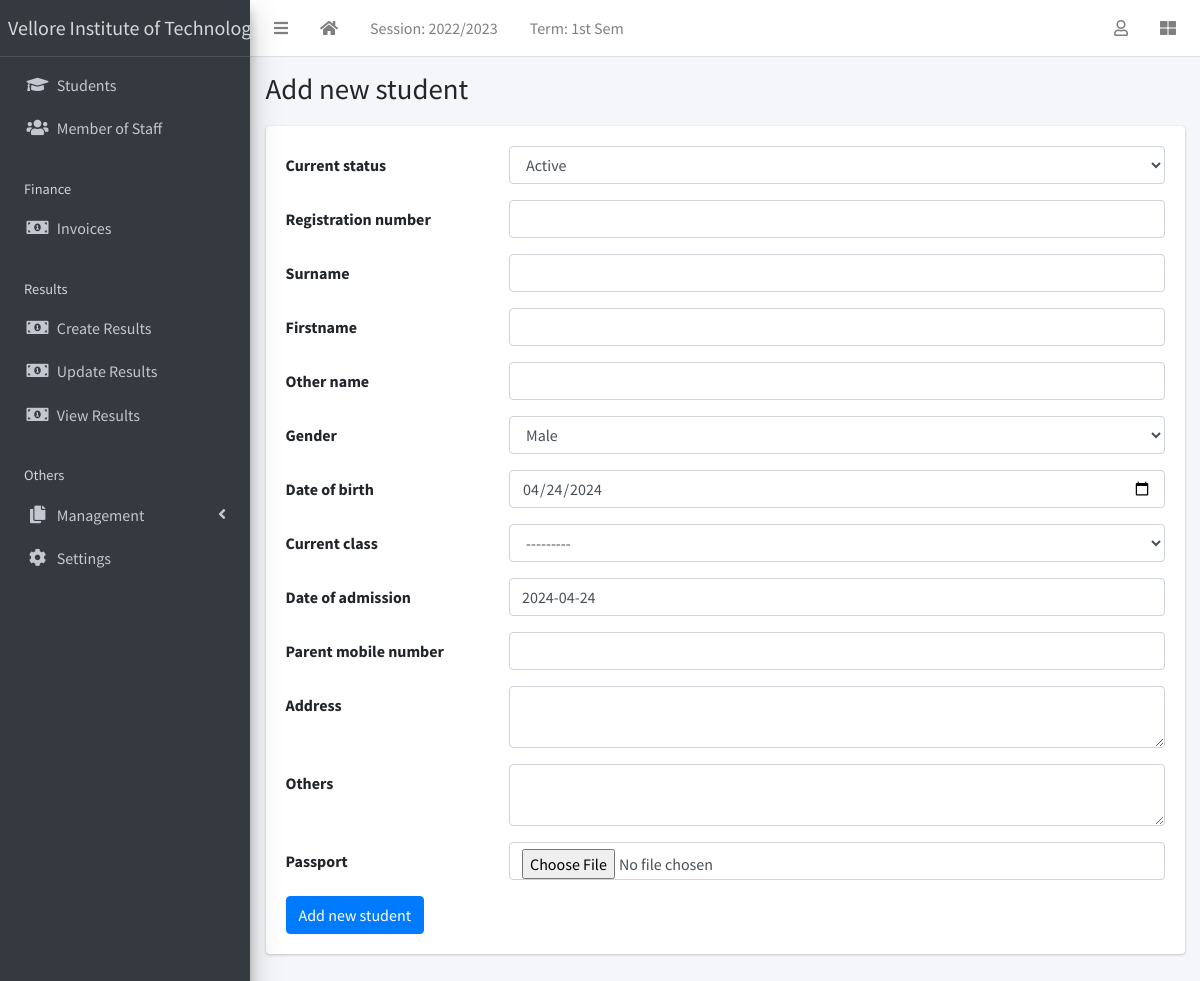
/student/create/ (signed in), run on the app's committed database.
### apps/corecode/models.py (models this page shows, shortened)
class AcademicSession(models.Model):
    name = models.CharField(max_length=200, unique=True)
    current = models.BooleanField(default=True)
    class Meta:
        ordering = ["-name"]

class AcademicTerm(models.Model):
    name = models.CharField(max_length=20, unique=True)
    current = models.BooleanField(default=True)
    class Meta:
        ordering = ["name"]

class SiteConfig(models.Model):
    key = models.SlugField()
    value = models.CharField(max_length=200)

### apps/students/views.py (the view)
# urls.py: path("create/", StudentCreateView.as_view(), name="student-create"),
class StudentCreateView(LoginRequiredMixin, SuccessMessageMixin, CreateView):
    model = Student
    fields = "__all__"
    success_message = "New student successfully added."
    def get_form(self):
        form = super(StudentCreateView, self).get_form()
        form.fields["date_of_birth"].widget = widgets.DateInput(attrs={"type": "date"})
        form.fields["address"].widget = widgets.Textarea(attrs={"rows": 2})
        form.fields["others"].widget = widgets.Textarea(attrs={"rows": 2})
        return form

### apps/corecode/context_processors.py (called while the page is built)
def site_defaults(request):
    current_session = AcademicSession.objects.get(current=True)
    current_term = AcademicTerm.objects.get(current=True)
    vals = SiteConfig.objects.all()
    contexts = {
        "current_session": current_session.name,
        "current_term": current_term.name,
    }
    for val in vals:
        contexts[val.key] = val.value
    return contexts

### apps/corecode/models.py (called while the page is built)
    def __str__(self):
        return self.name

### apps/students/templates/students/student_form.html (shortened to what this page needs)
{% extends 'base.html' %}
{% block title %}
  {% if object %}
    Update {{ object }}
  {% else %}
    Add new student
  {% endif %}
{% endblock title %}
{% block content %}
<form action="" method="POST" enctype="multipart/form-data">
  {% include 'corecode/form_snippet.html' %}
  {% if object %}
    <input type="submit" class="btn btn-primary" value="Update Record">
  {% else %}
    <input type="submit" class="btn btn-primary" value="Add new student">
  {% endif %}
</form>
{% endblock content %}

### templates/base.html (shortened to what this page needs)
{% load static %}
<!DOCTYPE html>
<html lang="en">
<head>
  <link rel="stylesheet" href="{% static 'plugins/fontawesome-free/css/all.min.css' %}">
  <link rel="stylesheet" href="{% static 'plugins/toastr/toastr.min.css' %}">
  <link rel="stylesheet"
    href="{% static 'plugins/overlayScrollbars/css/OverlayScrollbars.min.css' %}">
  <link rel="stylesheet" href="{% static 'plugins/Datatables/datatables.min.css' %}" />
  <link rel="stylesheet" href="{% static 'dist/css/adminlte.min.css' %}">
</head>
<body
  class="hold-transition sidebar-mini layout-fixed layout-navbar-fixed layout-footer-fixed">
  <div class="wrapper">
    <nav class="main-header navbar navbar-expand navbar-white navbar-light">
      <ul class="navbar-nav">
        <li class="nav-item">
          <a class="nav-link" data-widget="pushmenu" href="#" role="button"><i
              class="fas fa-bars"></i></a>
        </li>
        <li class="nav-item d-none d-sm-inline-block">
          <a href="{% url 'home' %} " class="nav-link"><i class="fa fa-home"></i></a>
        </li>
        <li class="nav-item d-none d-sm-inline-block">
          <a href="{% url 'current-session' %}" class="nav-link">Session: {{ current_session }}</a>
        </li>
        <li class="nav-item d-none d-sm-inline-block">
          <a href="{% url 'current-session' %}" class="nav-link">Term: {{ current_term }}</a>
        </li>
      </ul>
      <ul class="navbar-nav ml-auto">
        <li class="nav-item dropdown">
          <a class="nav-link" data-toggle="dropdown" href="#">
            <i class="far fa-user"></i>
          </a>
        </li>
        <li class="nav-item">
          <a class="nav-link" data-widget="control-sidebar" data-slide="true"
            href="#" role="button"><i class="fas fa-th-large"></i></a>
        </li>
      </ul>
    </nav>
    <aside class="main-sidebar sidebar-dark-primary elevation-4">
      <a href="{% url 'home' %}" class="brand-link">{{ school_name | default:"MySchool" }}</a>
      <div class="sidebar">
        <nav class="mt-2">
          <ul class="nav nav-pills nav-sidebar flex-column"
            data-widget="treeview" role="menu" data-accordion="false">
            <li class="nav-item">
              <a href="{% url 'student-list' %}" class="nav-link">
                <i class="nav-icon fas fa-graduation-cap"></i>
                <p>
                  Students
                </p>
              </a>
            </li>
            <li class="nav-item">
              <a href="{% url 'staff-list' %}" class="nav-link">
                <i class="nav-icon fas fa-users"></i>
                <p>
                  Member of Staff
                </p>
              </a>
            </li>
            <li class="nav-header">Finance</li>
            <li class="nav-item">
              <a href="{% url 'invoice-list' %}" class="nav-link">
                <i class="nav-icon fas fa-money-bill-alt"></i>
                <p>
                  Invoices
                </p>
              </a>
            </li>
            <li class="nav-header">Results</li>
            <li class="nav-item">
              <a href="{% url 'create-result' %}" class="nav-link">
                <i class="nav-icon fas fa-money-bill-alt"></i>
                <p>
                  Create Results
                </p>
              </a>
            </li>
            <li class="nav-item">
              <a href="{% url 'edit-results' %}" class="nav-link">
                <i class="nav-icon fas fa-money-bill-alt"></i>
                <p>
                  Update Results
                </p>
              </a>
            </li>
            <li class="nav-item">
              <a href="{% url 'view-results' %}" class="nav-link">
                <i class="nav-icon fas fa-money-bill-alt"></i>
                <p>
                  View Results
                </p>
              </a>
            </li>
            <li class="nav-header">Others</li>
            <li class="nav-item has-treeview">
              <a href="#" class="nav-link">
                <i class="nav-icon fas fa-copy"></i>
                <p>
                  Management
                  <i class="fas fa-angle-left right"></i>
                </p>
              </a>
            </li>
            <li class="nav-item">
              <a href="{% url 'configs' %}" class="nav-link">
                <i class="nav-icon fas fa-cog"></i>
                <p>
                  Settings
                </p>
              </a>
            </li>
          </ul>
        </nav>
      </div>
    </aside>
    <div class="content-wrapper">
      <section class="content-header">
        <div class="container-fluid">
          <div class="row mb-1">
            <div class="col-sm-8">
              <h1>{% block title %}{% endblock title %}</h1>
            </div>
            <div class="col-sm-4">
            </div>
          </div>
        </div>
      </section>
      <section class="content">
        <div class="container-fluid">
          <div class="row">
            <div class="col-md-12">
              {% block fullcard %}
              <div class="card">
                <div class="card-body">
                  <div class="row">
                    <div class="col">
                      {% block content %}
                      {% endblock content %}
                    </div>
                  </div>
                </div>
              </div>
              {% endblock fullcard %}
            </div>
          </div>
        </div>
      </section>
    </div>
  </div>
</body>
</html>

### data on the page
AcademicSession: name "2022/2023"
AcademicTerm: name "1st Sem"
SiteConfig: value "Vellore Institute of…"

### other printed values
{{ field.label }} "Current status" "Registration number" "Surname" "Firstname" "Other name" "Gender" "Date of birth" "Current class" "Date of admission" "Parent mobile number" "Address" "Others" "Passport"
